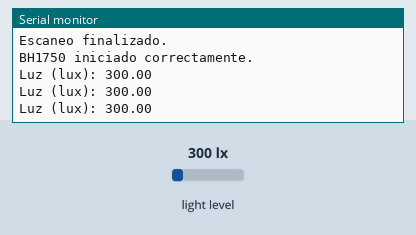
Simulated run of this sketch. Board: Arduino Uno, built with avr-gcc and run on an emulated ATmega328P. Shown: the last lines printed to the serial monitor. The test bench sets the inputs (shaded band); at power-on: light level 300 lx.

Above: at 2.2 s.
2.3 s: light level set to 40 lx
At 3.0 s:
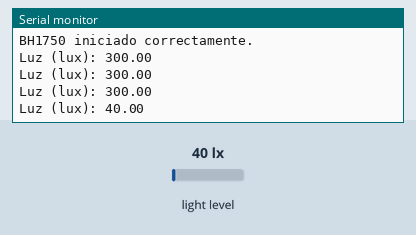
3.8 s: light level set to 500 lx
At 3.8 s:
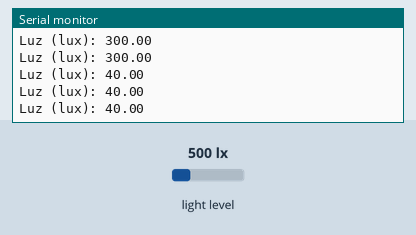
Timing chart, 0 to 6.8 s (numbered marks = the images above; inputs shaded):
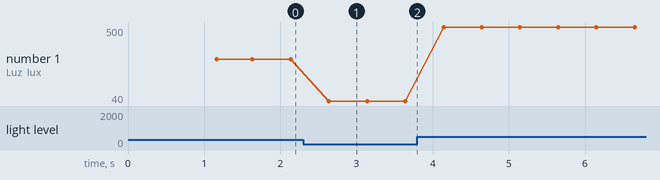

Measured:
- after the input at 2.3 s, the serial monitor: prints a new line after 0.34 s (image 1)
- plotted number 1: 300 → 40 after the input at 2.3 s, 40 → 500 after the input at 3.8 s

The sketch:

tp04.ino
```cpp
#include "funciones.h"

void setup()
{
    Serial.begin(BAUDRATE);
    Wire.begin();
    delay(TIEMPO_INICIO_BUS);
}

void loop()
{
    fsmUpdate();
}
```

funciones.cpp
```cpp
#include "funciones.h"

BH1750 sensor;
EstadoFSM estadoActual = ESTADO_CONFIGURACION;

// -----------------------------------------------------
// Escaneo del bus I2C
// -----------------------------------------------------
bool scanI2C(void)
{
    Serial.println(MSG_SCAN_START);

    bool encontrado = false;

    for (uint8_t dir = I2C_MIN_ADDR; dir <= I2C_MAX_ADDR; dir++)
    {
        Wire.beginTransmission(dir);
        uint8_t error = Wire.endTransmission();

        if (error == 0)
        {
            Serial.print(MSG_SCAN_FOUND);
            Serial.println(dir, HEX);

            if (dir == BH1750_ADDR)
                encontrado = true;

            delay(TIEMPO_ENTRE_DIRECCION);
        }
    }

    if (!encontrado)
        Serial.println(MSG_SCAN_NONE);

    Serial.println(MSG_SCAN_DONE);
    Serial.println();

    return encontrado;
}


// -----------------------------------------------------
// Inicialización del sensor
// -----------------------------------------------------
bool initSensor(void)
{
    sensor.begin(BH1750_MODE, BH1750_ADDR);

    delay(TIEMPO_TEST_INICIAL);

    float lectura = sensor.readLightLevel();

    if (lectura == LUX_INVALIDO_RAW || lectura < LUX_MIN_VALIDO)
    {
        Serial.println(MSG_SENSOR_INIT_FAIL);
        return false;
    }

    Serial.println(MSG_SENSOR_INIT_OK);
    return true;
}


// -----------------------------------------------------
// Lectura de lux
// -----------------------------------------------------
float leerLux(void)
{
    float lux = sensor.readLightLevel();

    if (lux == LUX_INVALIDO_RAW || lux < LUX_MIN_VALIDO)
        return LUX_ERROR_VAL;

    return lux;
}


// -----------------------------------------------------
// Mostrar valor en Serial
// -----------------------------------------------------
void imprimirLux(float lux)
{
    Serial.print(MSG_LUX_LABEL);
    Serial.println(lux);
}


// -----------------------------------------------------
// Máquina de estados
// -----------------------------------------------------
void fsmUpdate(void)
{
    switch (estadoActual)
    {
        // -------------------------------
        // CONFIGURACIÓN
        // -------------------------------
        case ESTADO_CONFIGURACION:
            if (!scanI2C()) {
                estadoActual = ESTADO_ERROR;
                break;
            }

            if (!initSensor()) {
                estadoActual = ESTADO_ERROR;
                break;
            }

            estadoActual = ESTADO_LECTURA;
            break;

        // -------------------------------
        // LECTURA
        // -------------------------------
        case ESTADO_LECTURA:
        {
            float lux = leerLux();

            if (lux == LUX_ERROR_VAL) {
                estadoActual = ESTADO_ERROR;
                break;
            }

            estadoActual = ESTADO_VISUALIZACION;
            break;
        }

        // -------------------------------
        // VISUALIZACIÓN
        // -------------------------------
        case ESTADO_VISUALIZACION:
        {
            float lux = leerLux();

            if (lux == LUX_ERROR_VAL) {
                estadoActual = ESTADO_ERROR;
                break;
            }

            imprimirLux(lux);

            estadoActual = ESTADO_LECTURA;
            delay(TIEMPO_ENTRE_LECTURAS);
            break;
        }

        // -------------------------------
        // ERROR
        // -------------------------------
        case ESTADO_ERROR:
            Serial.println(MSG_ERROR_STATE);
            delay(TIEMPO_ERROR_RESET);
            estadoActual = ESTADO_CONFIGURACION;
            break;
    }
}
```

funciones.h
```cpp
#ifndef FUNCIONES_H
#define FUNCIONES_H

#include <Arduino.h>
#include <Wire.h>
#include <BH1750.h>

// -------------------------------
// Parámetros generales
// -------------------------------
#define BAUDRATE                9600
#define BH1750_ADDR             0x23
#define BH1750_MODE             BH1750::CONTINUOUS_HIGH_RES_MODE

// -------------------------------
// Rango estándar de direcciones I2C
// -------------------------------
#define I2C_MIN_ADDR            1       // 0 = "General Call", no se usa
#define I2C_MAX_ADDR            126     // 127 = reservada

// -------------------------------
// Valores especiales del sensor
// -------------------------------
#define LUX_INVALIDO_RAW        65535
#define LUX_ERROR_VAL           -1.0f
#define LUX_MIN_VALIDO          0.01f

// -------------------------------
// Tiempos (ms)
// -------------------------------
#define TIEMPO_INICIO_BUS       1000
#define TIEMPO_ENTRE_LECTURAS   500
#define TIEMPO_ENTRE_DIRECCION  10
#define TIEMPO_TEST_INICIAL     100
#define TIEMPO_ERROR_RESET      2000

// -------------------------------
// Mensajes del Serial
// -------------------------------
#define MSG_SCAN_START          "Escaneando dispositivos I2C..."
#define MSG_SCAN_FOUND          "I2C encontrado: 0x"
#define MSG_SCAN_NONE           "No se encontraron dispositivos I2C."
#define MSG_SCAN_DONE           "Escaneo finalizado."
#define MSG_SENSOR_INIT_OK      "BH1750 iniciado correctamente."
#define MSG_SENSOR_INIT_FAIL    "ERROR: BH1750 no responde."
#define MSG_LUX_LABEL           "Luz (lux): "
#define MSG_ERROR_STATE         "Entrando en estado ERROR..."

// -------------------------------
// Máquina de Estados (FSM)
// -------------------------------
enum EstadoFSM {
    ESTADO_CONFIGURACION,
    ESTADO_LECTURA,
    ESTADO_VISUALIZACION,
    ESTADO_ERROR
};

// Variables externas
extern BH1750 sensor;
extern EstadoFSM estadoActual;

// Prototipos
bool scanI2C(void);
bool initSensor(void);
float leerLux(void);
void imprimirLux(float lux);
void fsmUpdate(void);

#endif
```
